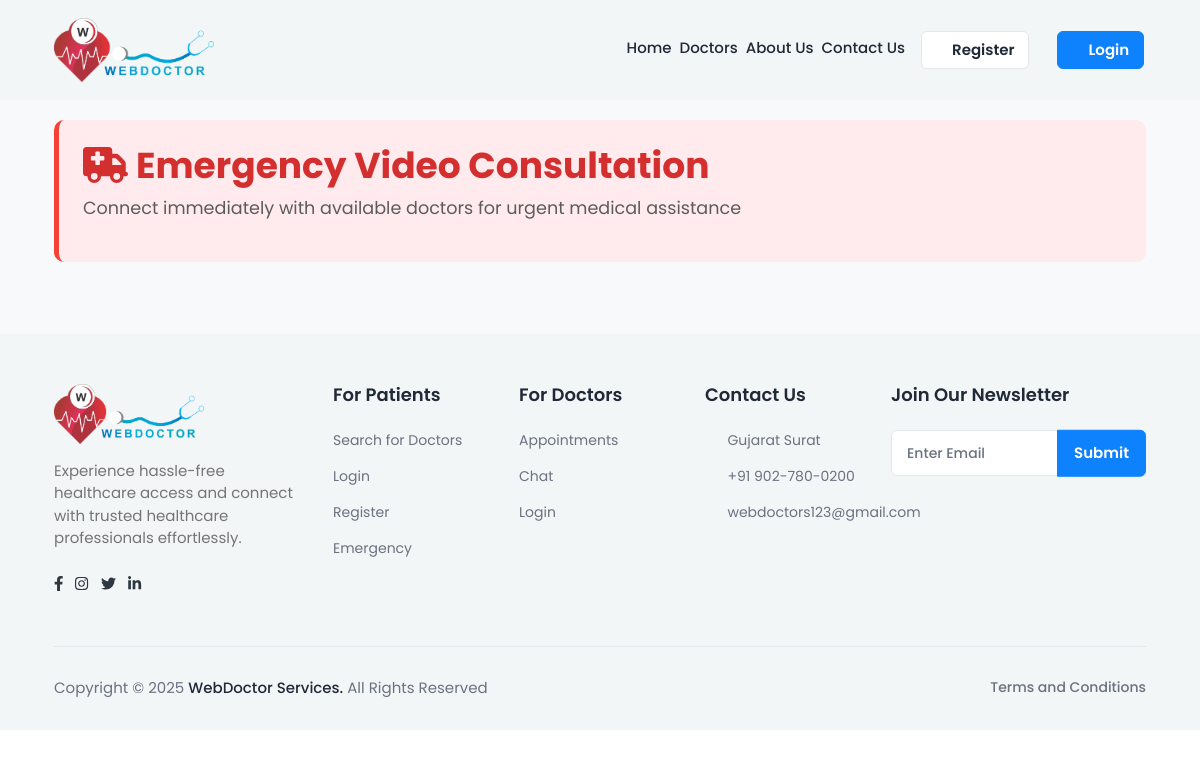
/emergency_consultation/, run on an earlier commit of the app's database.
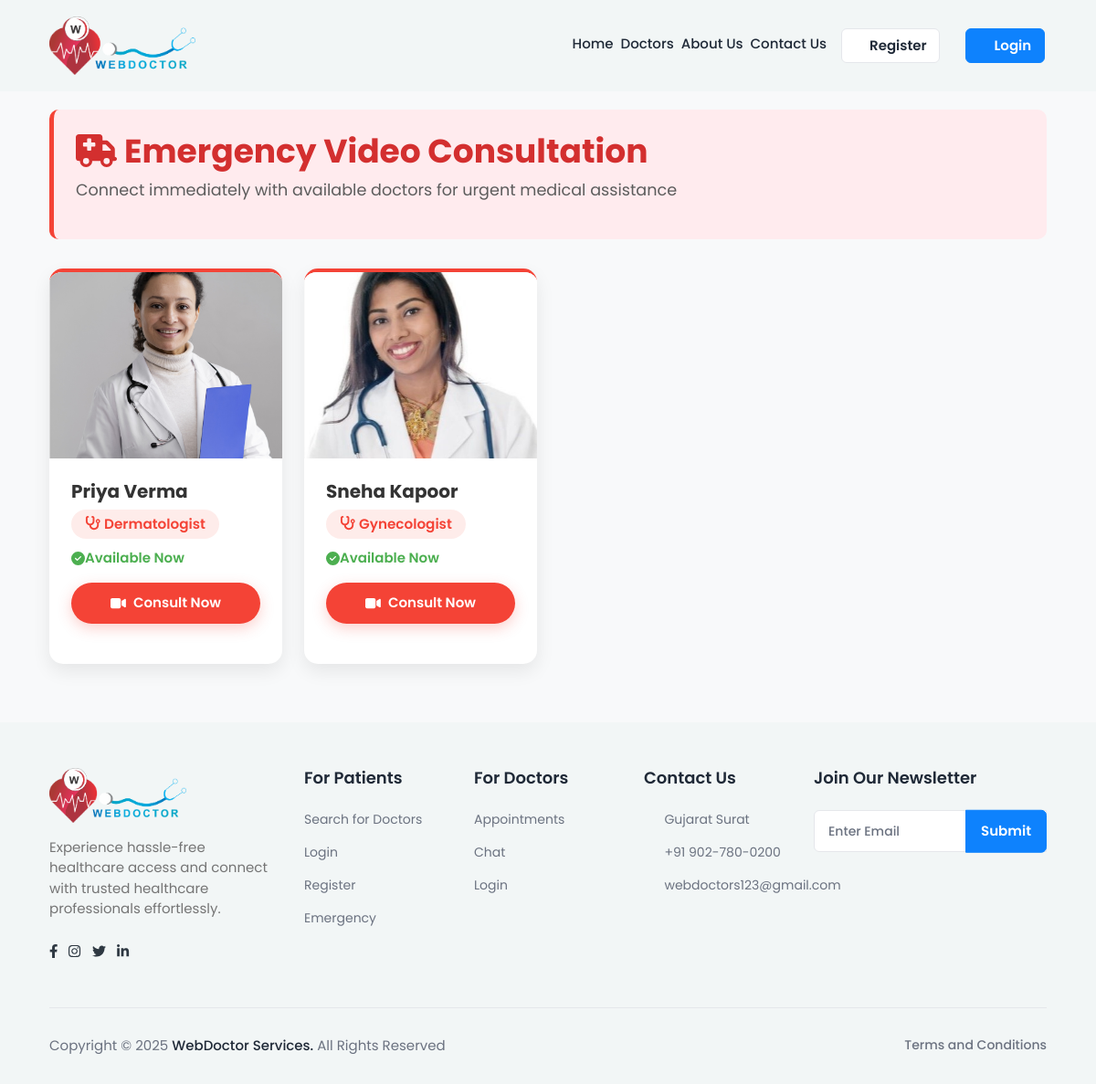
And on a later commit of the database.
### myapp/models.py (models this page shows, shortened)
class doctorRegister(models.Model):
    GENDER_CHOICES = [
        ('M', 'Male'),
        ('F', 'Female'),
        ('O', 'Other'),
    ]
    AVAILABILITY_CHOICES = [
        ('Available', 'Available'),
        ('Not Available', 'Not Available'),
    ]
    name = models.CharField(max_length=100)
    email = models.EmailField(unique=True)
    phno = models.BigIntegerField(unique=True)
    password = models.CharField(max_length=100)
    profile_img = models.ImageField(upload_to='profile_pics/', null=True, blank=True)
    qualification = models.CharField(max_length=100,blank=True, null=True)
    specialization = models.CharField(max_length=100,blank=True, null=True)
    experience = models.IntegerField(blank=True, null=True)
    address = models.TextField(blank=True, null=True)
    city = models.CharField(max_length=50,blank=True, null=True)
    state = models.CharField(max_length=50,blank=True, null=True)
    clinic_name = models.CharField(max_length=255)
    clinic_address = models.TextField()
    gender = models.CharField(max_length=5, choices=GENDER_CHOICES)
    mci_no = models.CharField(max_length=10,blank=True, null=True)
    fee = models.BigIntegerField(null=True)
    about_me=models.TextField(null=True)
    is_approved = models.BooleanField(default=False)
    is_rejected = models.BooleanField(default=False)
    is_available = models.CharField(max_length=20, choices=AVAILABILITY_CHOICES)  # Updated field

### myapp/views.py (the view, shortened to what this page needs)
# urls.py: path("emergency_consultation/", views.emergency_consultation_page, name="emergency_consultation_page"),
def emergency_consultation_page(request):
    available_doctors = doctorRegister.objects.filter(is_approved=True, is_available="Available")
    profile = None
    user_type = None
    is_authenticated = False
    return render(request, "emergency.html", {
        "doctors": available_doctors,
        "profile": profile,  # Pass profile for user data
        "user_type": user_type,  # Identify if user is a patient or doctor
        "is_authenticated": is_authenticated,  # Pass this value to frontend to check if logged in
    })

### myapp/templates/emergency.html (shortened to what the changed rows need)
{% load static %}
<html lang="en">
<head>
  <link rel="stylesheet" href="https://cdnjs.cloudflare.com/ajax/libs/font-awesome/6.4.0/css/all.min.css" />
  <link rel="stylesheet" href="{% static 'assets/css/bootstrap.min.css' %}" />
  <link rel="stylesheet" href="https://cdnjs.cloudflare.com/ajax/libs/font-awesome/6.0.0-beta3/css/all.min.css" />
  <link rel="stylesheet" href="{% static 'assets/plugins/fontawesome/css/fontawesome.min.css' %}" />
  <link rel="stylesheet" href="{% static 'assets/plugins/fontawesome/css/all.min.css' %}" />
  <link rel="stylesheet" href="{% static 'assets/css/feather.css' %}" />
  <link rel="stylesheet" href="{% static 'assets/css/custom.css' %}" />
  <link rel="stylesheet" href="https://cdnjs.cloudflare.com/ajax/libs/jquery-confirm/3.3.2/jquery-confirm.min.css" />
</head>
<body>
  <div class="main-wrapper">
    <section class="emergency-section" style="padding-top:120px !important">
      <div class="container">
        <div class="emergency-header">
          <h1 class="emergency-title"><i class="fas fa-ambulance me-2"></i>Emergency Video Consultation</h1>
        </div>
        <div class="row g-4">
          {% for doctor in doctors %}
          <div class="col-12 col-sm-6 col-md-4 col-lg-3">
            <div class="emergency-card">
              <div class="emergency-img-container">
                {% if doctor.profile_img %}
                <img class="emergency-img" src="{{ doctor.profile_img.url }}" alt="{{ doctor.name }}"
                  onerror="this.src='{% static 'assets/img/default_profile.png' %}'" />
                {% else %}
                <img class="emergency-img" src="{% static 'assets/img/default_profile.png' %}" alt="default profile" />
                {% endif %}
              </div>
              <div class="emergency-card-body">
                <h5 class="emergency-card-title">{{ doctor.name }}</h5>
                <span class="emergency-specialization">
                  <i class="fas fa-stethoscope me-1"></i>{{ doctor.specialization }}
                </span>
                <p class="emergency-status">
                  <i class="fas fa-circle-check"></i> Available Now
                </p>
                <button class="emergency-btn consult-btn" data-doctor-id="{{ doctor.id }}"
                  data-is-authenticated="{{ is_authenticated }}">
                  <i class="fas fa-video me-2"></i>Consult Now
                </button>
              </div>
            </div>
          </div>
          {% endfor %}
        </div>
      </div>
    </section>
    {% include "footer.html" %}
</body>
</html>

What changed in the data, as far as the page shows it:
now on this page (row edited): doctorRegister: profile_img (picture), name "Priya Verma", specialization "Dermatologist"
now on this page (row edited): doctorRegister: profile_img (picture), name "Sneha Kapoor", specialization "Gynecologist"
